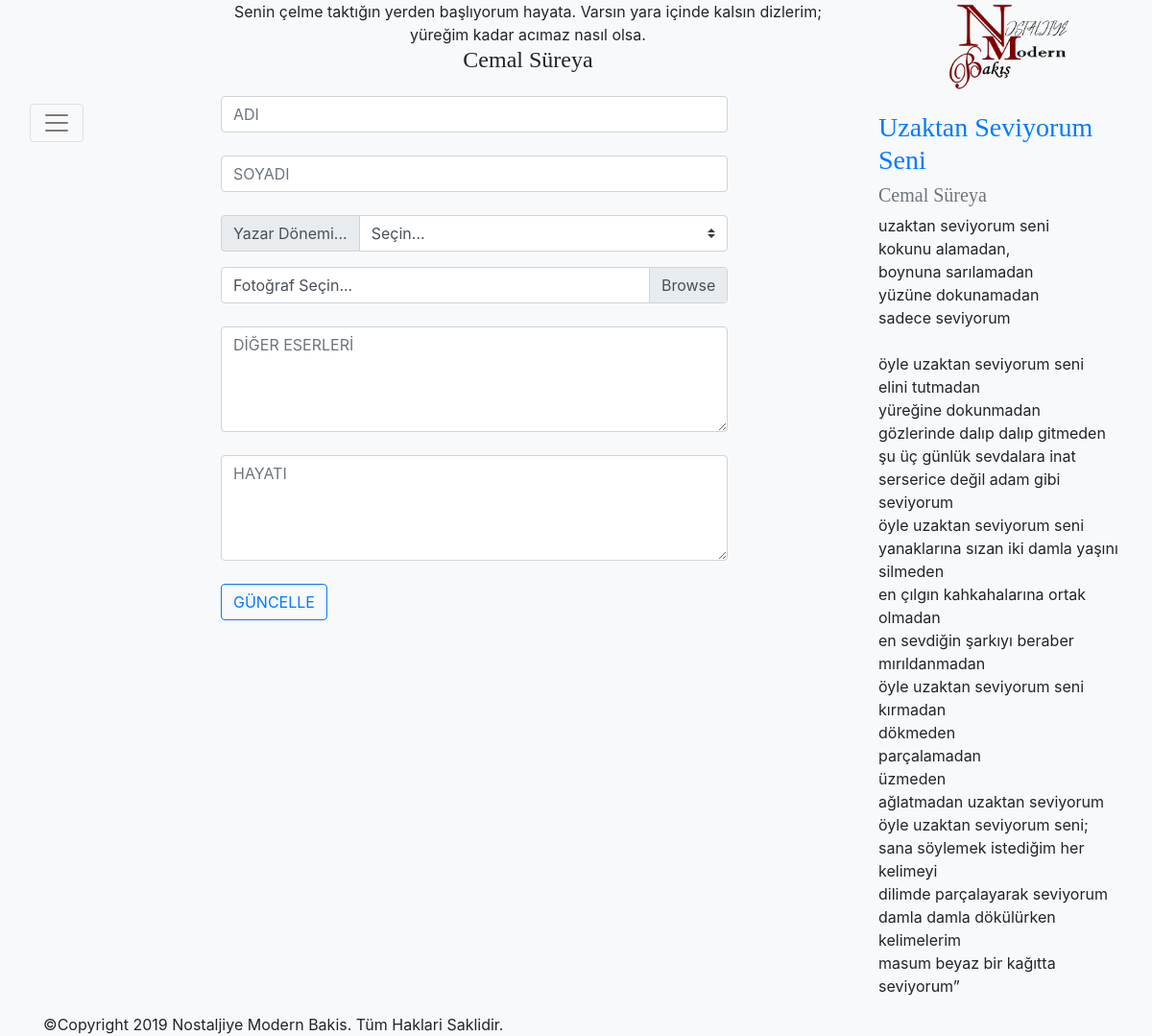
Screenshot of /yzr_guncelle.php (signed in) with the database file from the repository.
### tables this page shows
CREATE TABLE `sozler` (
  `id` int(11) NOT NULL,
  `soyleyen` varchar(50) NOT NULL,
  `soz` text NOT NULL
);

CREATE TABLE `siirler` (
  `id` int(11) NOT NULL,
  `yazar_id` int(11) NOT NULL,
  `adi` varchar(50) NOT NULL,
  `soyleyen` varchar(50) NOT NULL,
  `siir` text NOT NULL,
  `sarki_knm` text NOT NULL
);

CREATE TABLE `yazarlar` (
  `id` int(11) NOT NULL,
  `adi` varchar(50) NOT NULL,
  `soyadi` varchar(50) NOT NULL,
  `donem` varchar(50) NOT NULL,
  `foto_url` varchar(300) NOT NULL,
  `dgr_eserler` text,
  `hayati` text NOT NULL
);

### yzr_guncelle.php (the view, shortened to what this page needs)
<?php $query=mysql_query("select * from yazarlar where id='$_GET[id]'");
      $row=mysql_fetch_array($query);
      $adi=$row["adi"];
      $soyadi=$row["soyadi"];
      $dgr_eserler=html_entity_decode($row["dgr_eserler"], ENT_QUOTES,"UTF-8");
      $hayati=html_entity_decode($row["hayati"], ENT_QUOTES,"UTF-8");
?>
<?php include_once("includes/header.php"); ?>
<form name="frm" action="yzr_guncellendi.php?id=<?php echo $_GET["id"]; ?>" method="post" enctype="multipart/form-data">
  <div class="col-10">
    <input class="form-control" type="text" value="<?php echo $adi;?>" name="adi" placeholder="ADI">
    <br/>
    <input class="form-control" type="text" value="<?php echo $soyadi;?>" name="soyadi" placeholder="SOYADI">
    <br/>
      <div class="input-group mb-3">
        <div class="input-group-prepend">
          <label class="input-group-text" for="inputGroupSelect01">Yazar Dönemi...</label>
        </div>
		<select class="custom-select" name="donem" id="inputGroupSelect01">
          <option selected>Seçin...</option>
        </select>
      </div>
    <div class="custom-file">
      <label class="custom-file-label" for="validatedCustomFile">Fotoğraf Seçin...</label>
   </div>
   <br/><br/>
    <textarea class="form-control" id="exampleFormControlTextarea1" name="dgr_eserler" placeholder="DİĞER ESERLERİ" rows="4"><?php echo $dgr_eserler;?></textarea>
    <br/>
    <textarea class="form-control" id="exampleFormControlTextarea1" name="hayati" placeholder="HAYATI" rows="4"><?php echo $hayati;?></textarea>
    <br/>
    <button class="btn btn-outline-primary" >GÜNCELLE</button>
  </div>
 </form>
<?php include_once("includes/footer.php"); ?>

### includes/header.php (shortened to what this page needs)
<html>
  <head>
    <link rel="stylesheet" href="https://stackpath.bootstrapcdn.com/bootstrap/4.3.1/css/bootstrap.min.css">
  </head>
  <body class="bg-light">
        <div class="container-fluid">
          <div class="row">
            <div class="col"></div>
            <div class="col-7">
                <div class="text-center">
                  <?php
            						$qr=mysql_query("select * from sozler");
            						$str_say=mysql_num_rows($qr);
            						$rnd=mt_rand(1,$str_say);
            						$query=mysql_query("select * from sozler where id='$rnd'");
            						$row=mysql_fetch_array($query);
            						echo $row["soz"];
                        echo "<h4 class=\"baslik_fontu\">".$row["soyleyen"]."</h4>";
            			?>
                </div>
              </div>
            <div class="col-3 text-center">
                <a href="anasayfa.php"><img width="125" height="100" src="Logo.png" alt="logo" /></a>
              </div>
          </div>
          <div class="row">
              <div class="col-2">
                <div class="pos-f-t">
                        <nav class="navbar navbar-light bg-light">
                          <button class="navbar-toggler" type="button" data-toggle="collapse" data-target="#navbarToggleExternalContent" aria-controls="navbarToggleExternalContent" aria-expanded="flase" aria-label="Toggle navigation">
                            <span class="navbar-toggler-icon"></span>
                          </button>
                        </nav>
                </div>
              </div>
              <div class="col-7">

### includes/footer.php
</div>
	<div class="col-3">
		<p>
			<?php
						$qr=mysql_query("select * from siirler");
						$str_say=mysql_num_rows($qr);
						$rnd=mt_rand(1,$str_say);
						$query=mysql_query("select * from siirler where id='$rnd'");
						$row=mysql_fetch_array($query);
						echo "<h3><a class=\"text-primary baslik_fontu\" href=\"siir_bilgileri.php?id=".$row["id"]."\">".$row["adi"]."</a></h3>";
						$q1=mysql_query("select * from yazarlar where id='$row[yazar_id]'");
						$r1=mysql_fetch_array($q1);
						echo "<h5><a class=\"text-muted baslik_fontu\" href=\"yzr_bilgileri.php?id=".$r1["id"]."\">".$r1["adi"]." ".$r1["soyadi"]."</a></h5>";
						$satirlar = file($row["siir"]);
						foreach ($satirlar as $siir)
						{
							echo $siir."<br>";
						}
			?>
	</p>
	</div>
</div>
    	</div>
    <div class="container">©Copyright 2019 Nostaljiye Modern Bakis. Tüm Haklari Saklidir.</div>
  </body>
</html>

### includes/header.php (style rules this page uses)
.baslik_fontu { font-family: "Times New Roman", Times, serif; }

### rows the page displays
sozler: soz "Senin çelme taktığın yerden başlıyorum hayata. Varsın yara içinde kalsın dizlerim; yüreğim kadar acımaz nasıl olsa.", soyleyen "Cemal Süreya"
siirler: adi "Uzaktan Seviyorum Seni", siir "uzaktan seviyorum seni", siir "kokunu alamadan,", siir "boynuna sarılamadan", siir "yüzüne dokunamadan", siir "sadece seviyorum", siir "öyle uzaktan seviyorum seni", siir "elini tutmadan", siir "yüreğine dokunmadan", siir "gözlerinde dalıp dalıp gitmeden", siir "şu üç günlük sevdalara inat", siir "serserice değil adam gibi seviyorum", siir "yanaklarına sızan iki damla yaşını silmeden", siir "en çılgın kahkahalarına ortak olmadan", siir "en sevdiğin şarkıyı beraber mırıldanmadan", siir "kırmadan", siir "dökmeden", siir "parçalamadan", siir "üzmeden", siir "ağlatmadan uzaktan seviyorum", siir "öyle uzaktan seviyorum seni;", siir "sana söylemek istediğim her kelimeyi", siir "dilimde parçalayarak seviyorum", siir "damla damla dökülürken kelimelerim", siir "masum beyaz bir kağıtta seviyorum”"
yazarlar: adi "Cemal", soyadi "Süreya"
